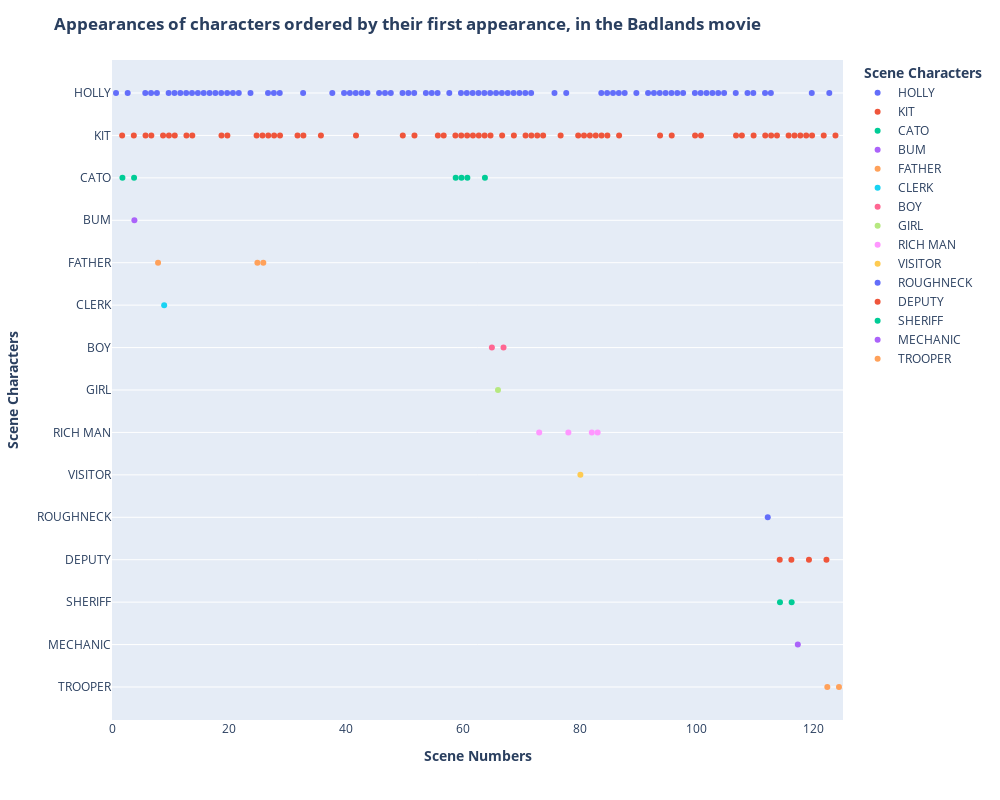

Notebook code for this chart:
### Code cell
df_xter_app = dia.character_appearances(movie_characters)

### Figure 1 — Plotly figure (JSON) as saved in the notebook; plotly's stock layout.template omitted (floating-point values rounded to 4 significant figures; data arrays with more than 128 entries replaced by an {"elided": "..."} marker saying what was removed)
{"data": [{"alignmentgroup": "True", "boxpoints": "all", "customdata": {"elided": "80x2 mixed values"}, "fillcolor": "rgba(255,255,255,0)", "hoveron": "points", "hovertemplate": "<b> Scene Characters <b>=%{customdata[0]}<br>Scene Numbers=%{customdata[1]}<extra></extra>", "legendgroup": "HOLLY", "line": {"color": "rgba(255,255,255,0)"}, "marker": {"color": "#636efa"}, "name": "HOLLY", "offsetgroup": "HOLLY", "orientation": "v", "pointpos": 0, "showlegend": true, "type": "box", "x": [1, 3, 6, 7, 8, 10, 11, 12, 13, 14, 15, 16, 17, 18, 19, 20, 21, 22, 24, 27, 28, 29, 33, 38, 40, 41, 42, 43, 44, 46, 47, 48, 50, 51, 52, 54, 55, 56, 58, 60, 61, 62, 63, 64, 65, 66, 67, 68, 69, 70, 71, 72, 76, 78, 84, 85, 86, 87, 88, 90, 92, 93, 94, 95, 96, 97, 98, 100, 101, 102, 103, 104, 105, 107, 109, 110, 112, 113, 120, 123], "x0": " ", "xaxis": "x", "y": ["HOLLY", "HOLLY", "HOLLY", "HOLLY", "HOLLY", "HOLLY", "HOLLY", "HOLLY", "HOLLY", "HOLLY", "HOLLY", "HOLLY", "HOLLY", "HOLLY", "HOLLY", "HOLLY", "HOLLY", "HOLLY", "HOLLY", "HOLLY", "HOLLY", "HOLLY", "HOLLY", "HOLLY", "HOLLY", "HOLLY", "HOLLY", "HOLLY", "HOLLY", "HOLLY", "HOLLY", "HOLLY", "HOLLY", "HOLLY", "HOLLY", "HOLLY", "HOLLY", "HOLLY", "HOLLY", "HOLLY", "HOLLY", "HOLLY", "HOLLY", "HOLLY", "HOLLY", "HOLLY", "HOLLY", "HOLLY", "HOLLY", "HOLLY", "HOLLY", "HOLLY", "HOLLY", "HOLLY", "HOLLY", "HOLLY", "HOLLY", "HOLLY", "HOLLY", "HOLLY", "HOLLY", "HOLLY", "HOLLY", "HOLLY", "HOLLY", "HOLLY", "HOLLY", "HOLLY", "HOLLY", "HOLLY", "HOLLY", "HOLLY", "HOLLY", "HOLLY", "HOLLY", "HOLLY", "HOLLY", "HOLLY", "HOLLY", "HOLLY"], "y0": " ", "yaxis": "y"}, {"alignmentgroup": "True", "boxpoints": "all", "customdata": [["KIT", 2], ["KIT", 4], ["KIT", 6], ["KIT", 7], ["KIT", 9], ["KIT", 10], ["KIT", 11], ["KIT", 13], ["KIT", 14], ["KIT", 19], ["KIT", 20], ["KIT", 25], ["KIT", 26], ["KIT", 27], ["KIT", 28], ["KIT", 29], ["KIT", 32], ["KIT", 33], ["KIT", 36], ["KIT", 42], ["KIT", 50], ["KIT", 52], ["KIT", 56], ["KIT", 57], ["KIT", 59], ["KIT", 60], ["KIT", 61], ["KIT", 62], ["KIT", 63], ["KIT", 64], ["KIT", 65], ["KIT", 67], ["KIT", 69], ["KIT", 71], ["KIT", 72], ["KIT", 73], ["KIT", 74], ["KIT", 77], ["KIT", 80], ["KIT", 81], ["KIT", 82], ["KIT", 83], ["KIT", 84], ["KIT", 85], ["KIT", 87], ["KIT", 94], ["KIT", 96], ["KIT", 100], ["KIT", 101], ["KIT", 107], ["KIT", 108], ["KIT", 110], ["KIT", 112], ["KIT", 113], ["KIT", 114], ["KIT", 116], ["KIT", 117], ["KIT", 118], ["KIT", 119], ["KIT", 120], ["KIT", 122], ["KIT", 124]], "fillcolor": "rgba(255,255,255,0)", "hoveron": "points", "hovertemplate": "<b> Scene Characters <b>=%{customdata[0]}<br>Scene Numbers=%{customdata[1]}<extra></extra>", "legendgroup": "KIT", "line": {"color": "rgba(255,255,255,0)"}, "marker": {"color": "#EF553B"}, "name": "KIT", "offsetgroup": "KIT", "orientation": "v", "pointpos": 0, "showlegend": true, "type": "box", "x": [2, 4, 6, 7, 9, 10, 11, 13, 14, 19, 20, 25, 26, 27, 28, 29, 32, 33, 36, 42, 50, 52, 56, 57, 59, 60, 61, 62, 63, 64, 65, 67, 69, 71, 72, 73, 74, 77, 80, 81, 82, 83, 84, 85, 87, 94, 96, 100, 101, 107, 108, 110, 112, 113, 114, 116, 117, 118, 119, 120, 122, 124], "x0": " ", "xaxis": "x", "y": ["KIT", "KIT", "KIT", "KIT", "KIT", "KIT", "KIT", "KIT", "KIT", "KIT", "KIT", "KIT", "KIT", "KIT", "KIT", "KIT", "KIT", "KIT", "KIT", "KIT", "KIT", "KIT", "KIT", "KIT", "KIT", "KIT", "KIT", "KIT", "KIT", "KIT", "KIT", "KIT", "KIT", "KIT", "KIT", "KIT", "KIT", "KIT", "KIT", "KIT", "KIT", "KIT", "KIT", "KIT", "KIT", "KIT", "KIT", "KIT", "KIT", "KIT", "KIT", "KIT", "KIT", "KIT", "KIT", "KIT", "KIT", "KIT", "KIT", "KIT", "KIT", "KIT"], "y0": " ", "yaxis": "y"}, {"alignmentgroup": "True", "boxpoints": "all", "customdata": [["CATO", 2], ["CATO", 4], ["CATO", 59], ["CATO", 60], ["CATO", 61], ["CATO", 64]], "fillcolor": "rgba(255,255,255,0)", "hoveron": "points", "hovertemplate": "<b> Scene Characters <b>=%{customdata[0]}<br>Scene Numbers=%{customdata[1]}<extra></extra>", "legendgroup": "CATO", "line": {"color": "rgba(255,255,255,0)"}, "marker": {"color": "#00cc96"}, "name": "CATO", "offsetgroup": "CATO", "orientation": "v", "pointpos": 0, "showlegend": true, "type": "box", "x": [2, 4, 59, 60, 61, 64], "x0": " ", "xaxis": "x", "y": ["CATO", "CATO", "CATO", "CATO", "CATO", "CATO"], "y0": " ", "yaxis": "y"}, {"alignmentgroup": "True", "boxpoints": "all", "customdata": [["BUM", 4]], "fillcolor": "rgba(255,255,255,0)", "hoveron": "points", "hovertemplate": "<b> Scene Characters <b>=%{customdata[0]}<br>Scene Numbers=%{customdata[1]}<extra></extra>", "legendgroup": "BUM", "line": {"color": "rgba(255,255,255,0)"}, "marker": {"color": "#ab63fa"}, "name": "BUM", "offsetgroup": "BUM", "orientation": "v", "pointpos": 0, "showlegend": true, "type": "box", "x": [4], "x0": " ", "xaxis": "x", "y": ["BUM"], "y0": " ", "yaxis": "y"}, {"alignmentgroup": "True", "boxpoints": "all", "customdata": [["FATHER", 8], ["FATHER", 25], ["FATHER", 26]], "fillcolor": "rgba(255,255,255,0)", "hoveron": "points", "hovertemplate": "<b> Scene Characters <b>=%{customdata[0]}<br>Scene Numbers=%{customdata[1]}<extra></extra>", "legendgroup": "FATHER", "line": {"color": "rgba(255,255,255,0)"}, "marker": {"color": "#FFA15A"}, "name": "FATHER", "offsetgroup": "FATHER", "orientation": "v", "pointpos": 0, "showlegend": true, "type": "box", "x": [8, 25, 26], "x0": " ", "xaxis": "x", "y": ["FATHER", "FATHER", "FATHER"], "y0": " ", "yaxis": "y"}, {"alignmentgroup": "True", "boxpoints": "all", "customdata": [["CLERK", 9]], "fillcolor": "rgba(255,255,255,0)", "hoveron": "points", "hovertemplate": "<b> Scene Characters <b>=%{customdata[0]}<br>Scene Numbers=%{customdata[1]}<extra></extra>", "legendgroup": "CLERK", "line": {"color": "rgba(255,255,255,0)"}, "marker": {"color": "#19d3f3"}, "name": "CLERK", "offsetgroup": "CLERK", "orientation": "v", "pointpos": 0, "showlegend": true, "type": "box", "x": [9], "x0": " ", "xaxis": "x", "y": ["CLERK"], "y0": " ", "yaxis": "y"}, {"alignmentgroup": "True", "boxpoints": "all", "customdata": [["BOY", 65], ["BOY", 67]], "fillcolor": "rgba(255,255,255,0)", "hoveron": "points", "hovertemplate": "<b> Scene Characters <b>=%{customdata[0]}<br>Scene Numbers=%{customdata[1]}<extra></extra>", "legendgroup": "BOY", "line": {"color": "rgba(255,255,255,0)"}, "marker": {"color": "#FF6692"}, "name": "BOY", "offsetgroup": "BOY", "orientation": "v", "pointpos": 0, "showlegend": true, "type": "box", "x": [65, 67], "x0": " ", "xaxis": "x", "y": ["BOY", "BOY"], "y0": " ", "yaxis": "y"}, {"alignmentgroup": "True", "boxpoints": "all", "customdata": [["GIRL", 66]], "fillcolor": "rgba(255,255,255,0)", "hoveron": "points", "hovertemplate": "<b> Scene Characters <b>=%{customdata[0]}<br>Scene Numbers=%{customdata[1]}<extra></extra>", "legendgroup": "GIRL", "line": {"color": "rgba(255,255,255,0)"}, "marker": {"color": "#B6E880"}, "name": "GIRL", "offsetgroup": "GIRL", "orientation": "v", "pointpos": 0, "showlegend": true, "type": "box", "x": [66], "x0": " ", "xaxis": "x", "y": ["GIRL"], "y0": " ", "yaxis": "y"}, {"alignmentgroup": "True", "boxpoints": "all", "customdata": [["RICH MAN", 73], ["RICH MAN", 78], ["RICH MAN", 82], ["RICH MAN", 83]], "fillcolor": "rgba(255,255,255,0)", "hoveron": "points", "hovertemplate": "<b> Scene Characters <b>=%{customdata[0]}<br>Scene Numbers=%{customdata[1]}<extra></extra>", "legendgroup": "RICH MAN", "line": {"color": "rgba(255,255,255,0)"}, "marker": {"color": "#FF97FF"}, "name": "RICH MAN", "offsetgroup": "RICH MAN", "orientation": "v", "pointpos": 0, "showlegend": true, "type": "box", "x": [73, 78, 82, 83], "x0": " ", "xaxis": "x", "y": ["RICH MAN", "RICH MAN", "RICH MAN", "RICH MAN"], "y0": " ", "yaxis": "y"}, {"alignmentgroup": "True", "boxpoints": "all", "customdata": [["VISITOR", 80]], "fillcolor": "rgba(255,255,255,0)", "hoveron": "points", "hovertemplate": "<b> Scene Characters <b>=%{customdata[0]}<br>Scene Numbers=%{customdata[1]}<extra></extra>", "legendgroup": "VISITOR", "line": {"color": "rgba(255,255,255,0)"}, "marker": {"color": "#FECB52"}, "name": "VISITOR", "offsetgroup": "VISITOR", "orientation": "v", "pointpos": 0, "showlegend": true, "type": "box", "x": [80], "x0": " ", "xaxis": "x", "y": ["VISITOR"], "y0": " ", "yaxis": "y"}, {"alignmentgroup": "True", "boxpoints": "all", "customdata": [["ROUGHNECK", 112]], "fillcolor": "rgba(255,255,255,0)", "hoveron": "points", "hovertemplate": "<b> Scene Characters <b>=%{customdata[0]}<br>Scene Numbers=%{customdata[1]}<extra></extra>", "legendgroup": "ROUGHNECK", "line": {"color": "rgba(255,255,255,0)"}, "marker": {"color": "#636efa"}, "name": "ROUGHNECK", "offsetgroup": "ROUGHNECK", "orientation": "v", "pointpos": 0, "showlegend": true, "type": "box", "x": [112], "x0": " ", "xaxis": "x", "y": ["ROUGHNECK"], "y0": " ", "yaxis": "y"}, {"alignmentgroup": "True", "boxpoints": "all", "customdata": [["DEPUTY", 114], ["DEPUTY", 116], ["DEPUTY", 119], ["DEPUTY", 122]], "fillcolor": "rgba(255,255,255,0)", "hoveron": "points", "hovertemplate": "<b> Scene Characters <b>=%{customdata[0]}<br>Scene Numbers=%{customdata[1]}<extra></extra>", "legendgroup": "DEPUTY", "line": {"color": "rgba(255,255,255,0)"}, "marker": {"color": "#EF553B"}, "name": "DEPUTY", "offsetgroup": "DEPUTY", "orientation": "v", "pointpos": 0, "showlegend": true, "type": "box", "x": [114, 116, 119, 122], "x0": " ", "xaxis": "x", "y": ["DEPUTY", "DEPUTY", "DEPUTY", "DEPUTY"], "y0": " ", "yaxis": "y"}, {"alignmentgroup": "True", "boxpoints": "all", "customdata": [["SHERIFF", 114], ["SHERIFF", 116]], "fillcolor": "rgba(255,255,255,0)", "hoveron": "points", "hovertemplate": "<b> Scene Characters <b>=%{customdata[0]}<br>Scene Numbers=%{customdata[1]}<extra></extra>", "legendgroup": "SHERIFF", "line": {"color": "rgba(255,255,255,0)"}, "marker": {"color": "#00cc96"}, "name": "SHERIFF", "offsetgroup": "SHERIFF", "orientation": "v", "pointpos": 0, "showlegend": true, "type": "box", "x": [114, 116], "x0": " ", "xaxis": "x", "y": ["SHERIFF", "SHERIFF"], "y0": " ", "yaxis": "y"}, {"alignmentgroup": "True", "boxpoints": "all", "customdata": [["MECHANIC", 117]], "fillcolor": "rgba(255,255,255,0)", "hoveron": "points", "hovertemplate": "<b> Scene Characters <b>=%{customdata[0]}<br>Scene Numbers=%{customdata[1]}<extra></extra>", "legendgroup": "MECHANIC", "line": {"color": "rgba(255,255,255,0)"}, "marker": {"color": "#ab63fa"}, "name": "MECHANIC", "offsetgroup": "MECHANIC", "orientation": "v", "pointpos": 0, "showlegend": true, "type": "box", "x": [117], "x0": " ", "xaxis": "x", "y": ["MECHANIC"], "y0": " ", "yaxis": "y"}, {"alignmentgroup": "True", "boxpoints": "all", "customdata": [["TROOPER", 122], ["TROOPER", 124]], "fillcolor": "rgba(255,255,255,0)", "hoveron": "points", "hovertemplate": "<b> Scene Characters <b>=%{customdata[0]}<br>Scene Numbers=%{customdata[1]}<extra></extra>", "legendgroup": "TROOPER", "line": {"color": "rgba(255,255,255,0)"}, "marker": {"color": "#FFA15A"}, "name": "TROOPER", "offsetgroup": "TROOPER", "orientation": "v", "pointpos": 0, "showlegend": true, "type": "box", "x": [122, 124], "x0": " ", "xaxis": "x", "y": ["TROOPER", "TROOPER"], "y0": " ", "yaxis": "y"}], "layout": {"boxmode": "group", "height": 800, "legend": {"title": {"text": "<b> Scene Characters <b>"}, "tracegroupgap": 0}, "margin": {"t": 60}, "title": {"text": "<b> Appearances of characters ordered by their first appearance, in the Badlands movie <b>"}, "width": 1000, "xaxis": {"anchor": "y", "domain": [0, 1], "title": {"text": "<b> Scene Numbers <b>"}}, "yaxis": {"anchor": "x", "categoryarray": ["TROOPER", "MECHANIC", "SHERIFF", "DEPUTY", "ROUGHNECK", "VISITOR", "RICH MAN", "GIRL", "BOY", "CLERK", "FATHER", "BUM", "CATO", "KIT", "HOLLY"], "categoryorder": "array", "domain": [0, 1], "title": {"text": "<b> Scene Characters <b>"}}}}
